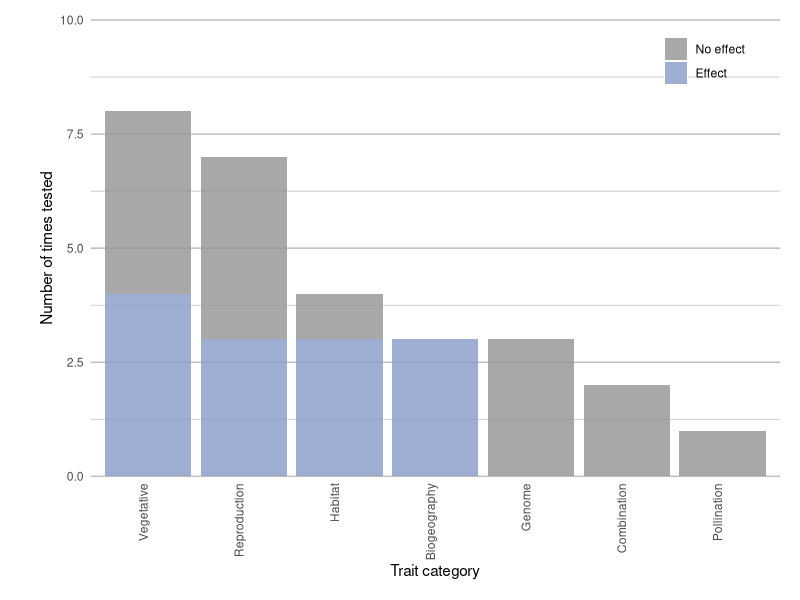
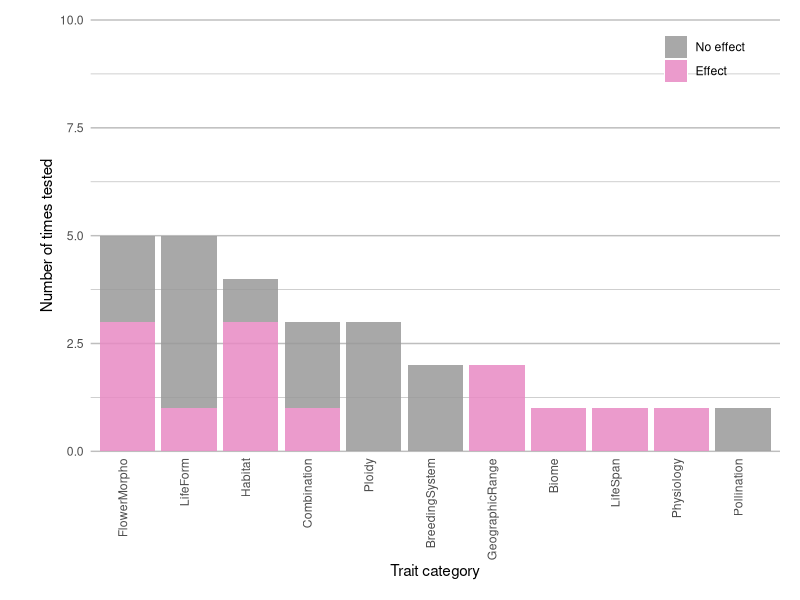
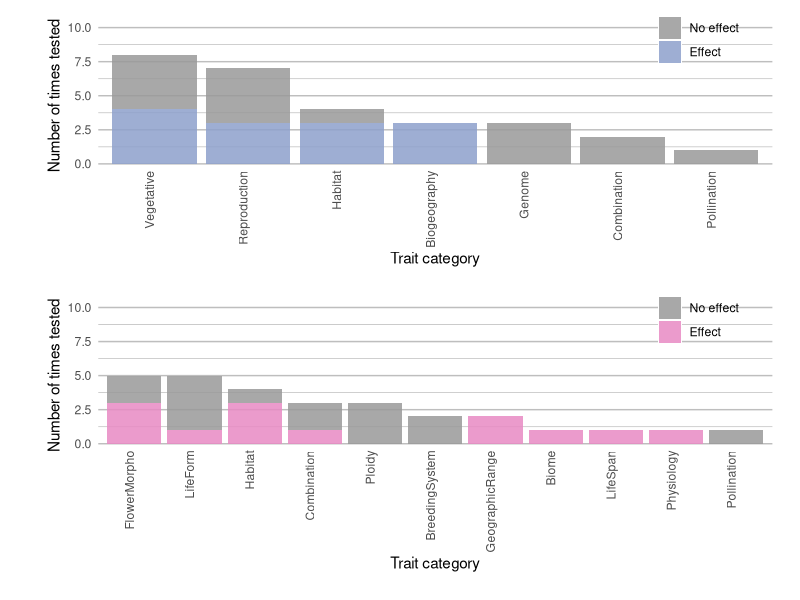
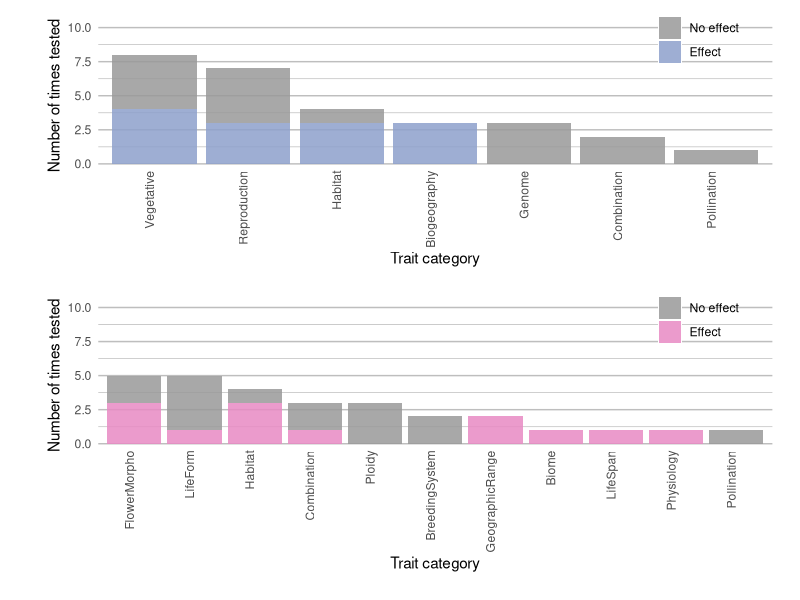

Generate these figures, in order, with R:

#Library
library(tidyverse)
library(ggplot2)
library(RColorBrewer)
library(dplyr)
library(patchwork)
library(grid)

#read in full data frame
df <-
  read.csv("data/sse_review_table - main_table.csv")

#choose the columns you want in model (plus study/model_no for formatting)
df <-
  df[, c(
    'study',
    'model_no',
    'sse_model',
    'trait_level_2',
    'trait_level_4',
    'tips',
    'perc_sampling',
    'samples_per_state',
    'div_inc'
  )]

# Subset to only thos models with good data
#df<-df[df$sse_model %in% hidd, ]

#make sure columns are the right type
df$trait_level_2 <- as.factor(df$trait_level_2)
df$trait_level_4 <- as.factor(df$trait_level_4)

####
#make samples per state into tip bias
####

#make column with combination of study and model for easy categorization
tmp_df <- df %>% tidyr::unite("study_model", 1:2, remove = T)

#reduce dataset to two columns
tmp_df <- tmp_df[, c("study_model", "samples_per_state")]
head(tmp_df)

tmp_df %>% group_by(study_model)

#get max and min values of samples per state for each model
top_df <-
  tmp_df %>% group_by(study_model) %>% slice_max(n = 1,
                                                 order_by = samples_per_state,
                                                 with_ties = F)

head(top_df)

bot_df <-
  tmp_df %>% group_by(study_model) %>% slice_min(n = 1,
                                                 order_by = samples_per_state,
                                                 with_ties = F)

head(bot_df)

#reduce to a single binary result per model per study
df2 <- df %>%
  group_by(study, model_no) %>%
  dplyr::slice(which.max(div_inc))

#make div_inc values > 1 (multistate models) = 1
df2$div_inc[df2$div_inc>1]<-1

#make binary trait factor
df2$div_inc <- as.factor(df2$div_inc)

#make sampling fraction %
df2$perc_sampling <- df2$perc_sampling * 100

#check that orders of df2 and top/bot_df match up
setdiff(top_df$study_model,bot_df$study_model)
setdiff(bot_df$study_model,top_df$study_model)
table(df2$study==gsub('(.*)_\\w+', '\\1',top_df$study_model))

#add tip bias column by dividing larger number of tips with state A by smaller number of tips with state B
#multi-state models are therefore largest tip bias possible in the data
df2$tip_bias <- top_df$samples_per_state / bot_df$samples_per_state

#apply recommended filtering
df2<-df2[df2$tips>300,]
df2<-df2[df2$perc_sampling>0.25,]
df2<-df2[df2$tip_bias>10,]

df2<-na.omit(df2)
df2<-droplevels(df2)

####
# TRAIT LEVEL 2
####

#count numbers of 0 and 1 per trait
df3 <- df2 %>% group_by(trait_level_2, div_inc, .drop=FALSE) %>% summarize(count=n()) %>% ungroup() %>% complete(trait_level_2, div_inc, fill = list(count = 0))

#make binary classification character
df3$div_inc<-as.character(df3$div_inc)

#color
options(ggplot2.discrete.fill = c("#999999", brewer.pal(5,"Set2")[3]))

#plot
l2<-ggplot(df3, aes(fill=div_inc, y=count, x=reorder(trait_level_2, -count))) +
  geom_bar(position="stack", stat="identity",alpha=0.85) +
  scale_x_discrete(name ="Trait category") +
  scale_y_continuous(expand = c(0, 0),
                     limits = c(0,10),
                     name ="Number of times tested") +
  scale_fill_discrete(labels = c("No effect", "Effect")) +
  theme(axis.text.x = element_text(angle = 90,vjust=-0.05,hjust = 1),
        axis.ticks.x = element_blank(),
        axis.ticks.y = element_blank(),
        legend.title = element_blank(),
        panel.border = element_blank(),
        panel.grid.minor = element_line(colour="grey"),
        panel.grid.major.y = element_line(colour="grey"),
        panel.grid.major.x = element_blank(),
        panel.background = element_rect(fill = "white"),
        legend.position = c(0.89,0.91),
        legend.background = element_blank(),
        plot.margin = unit(c(1, 1, 1, 2),"lines")) +
  coord_cartesian(clip = "off") +
  annotation_custom(
    grob = textGrob(label = "(a)", hjust = 0, gp = gpar(cex = 1)),
    ymin = 30,      # Vertical position of the textGrob
    ymax = 30,
    xmin = -0.6,         # Note: The grobs are positioned outside the plot area
    xmax = -0.6)

l2

####
# TRAIT LEVEL 4
####

#count numbers of 0 and 1 per trait
df3 <- df2 %>% group_by(trait_level_4, div_inc, .drop=FALSE) %>% summarize(count=n()) %>% ungroup() %>% complete(trait_level_4, div_inc, fill = list(count = 0))

#make binary classification character
df3$div_inc<-as.character(df3$div_inc)

#colour
options(ggplot2.discrete.fill = c("#999999", brewer.pal(5,"Set2")[4]))

##
l4<-ggplot(df3, aes(fill=div_inc, y=count, x=reorder(trait_level_4, -count))) +
  geom_bar(position="stack", stat="identity",alpha=0.85) +
  scale_x_discrete(name ="Trait category") +
  scale_y_continuous(expand = c(0, 0),
                     limits=c(0,10),
                     name ="Number of times tested") +
  scale_fill_discrete(labels = c("No effect", "Effect")) +
  theme(axis.text.x = element_text(angle = 90,vjust=-0.05,hjust = 1),
        axis.ticks.x = element_blank(),
        axis.ticks.y = element_blank(),
        legend.title = element_blank(),
        panel.border = element_blank(),
        panel.grid.minor = element_line(colour="grey"),
        panel.grid.major.y = element_line(colour="grey"),
        panel.grid.major.x = element_blank(),
        panel.background = element_rect(fill = "white"),
        legend.position = c(0.89,0.91),
        legend.background = element_blank(),
        plot.margin = unit(c(1, 1, 1, 2),"lines")) +
  coord_cartesian(clip = "off") +
  annotation_custom(
    grob = textGrob(label = "(b)", hjust = 0, gp = gpar(cex = 1)),
    ymin = 25,      # Vertical position of the textGrob
    ymax = 25,
    xmin = -1.75,         # Note: The grobs are positioned outside the plot area
    xmax = -1.75)


l4

###
# Combined
###

l2 / l4

ggsave("figures/review/stacked_barplot_traits_good_data_2and4.png",
       width = 20,
       height = 25,
       units = 'cm')

